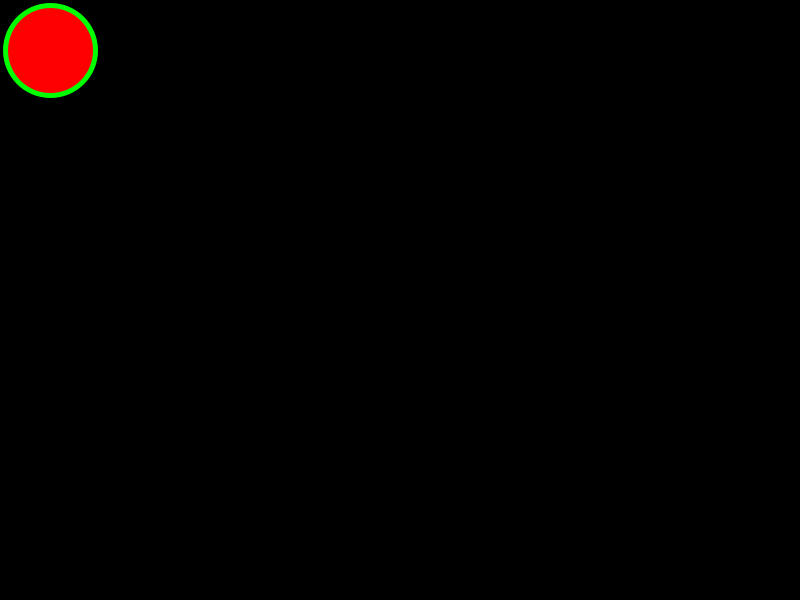
Frame 1 (no input)
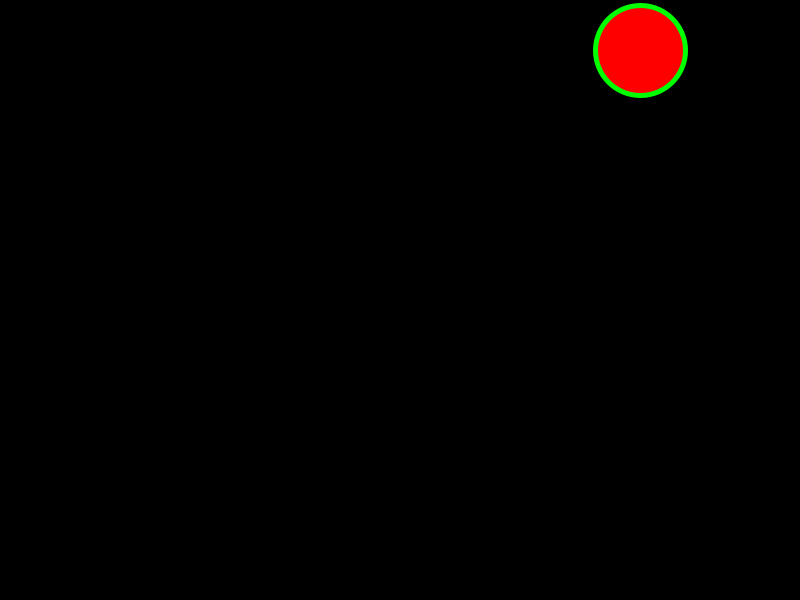
Frame 60 (the mouse pressed at the canvas centre just before this capture)
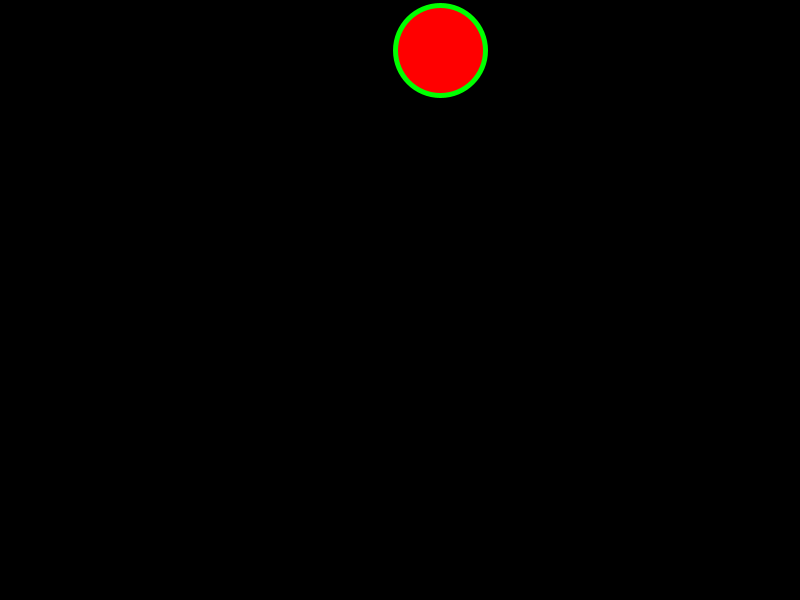
Frame 120 (the mouse held since frame 60 and released just before this capture)

The Processing sketch that drew these frames (run headless with seeded random() and noise(); from frame 60 on, the mouse is pressed at the canvas centre):

// Processing sketch: VickisClass
// ── VickisClass.pde
int x = 50;
int y = 50;

void setup()
{
   size(800 , 600);
   background(0);
}

void draw()
{
   background(0);
   fill(255,0,0);
   stroke(0,255,0);
   strokeWeight(5);
   
   circle(x,y, 90);
   
   x += 10; 
   x = x % 800;
}
